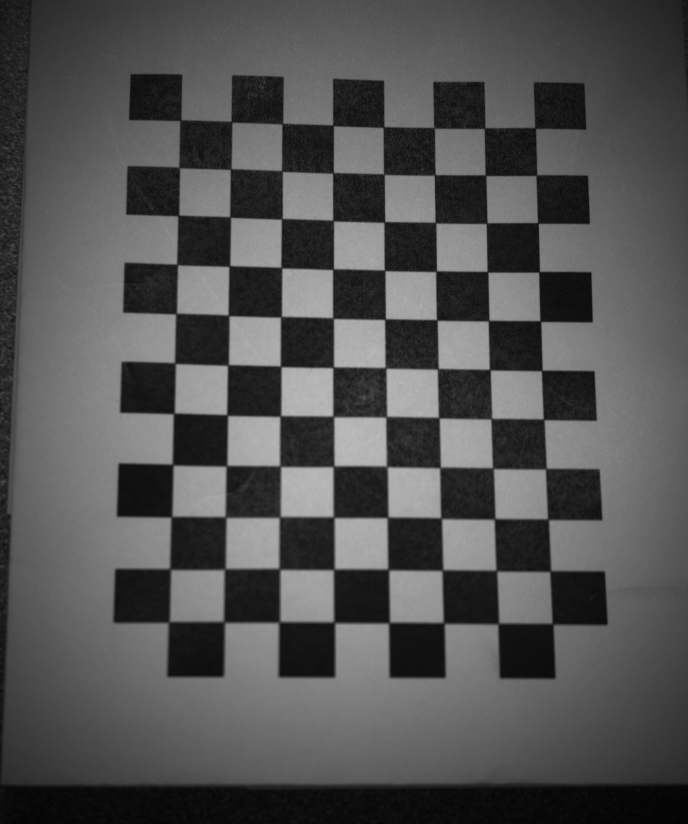
#> input picture Python/Camera - GUI/CapturedImages/LeftCamera/left_image_1.jpg, 2062 x 2472 px, found by its file name (shown at 1/3 size)
$ python demo.py
#> lines starting #> are read from the running program, lines starting #| are printed output that depends on the picture
import cv2
import numpy as np
import json
import os


def load_calibration_data(filepath):
    with open(filepath, "r") as file:
#> (reads Python/Camera - GUI/calibration_data_leftcamera.json from the repository)
        data = json.load(file)
    return data


def rectify_image(image_path, calibration_data_path):
    # Load calibration data
    calibration_data = load_calibration_data(calibration_data_path)
    camera_matrix = np.array(calibration_data["camera_matrix"])
    dist_coeffs = np.array(calibration_data["distortion_coefficients"])

    print("Camera Matrix:", camera_matrix)
    print("Distortion Coefficients:", dist_coeffs)

    # Load image
    img = cv2.imread(image_path, cv2.IMREAD_GRAYSCALE)
#> img is the input picture: shape (2472, 2062); min 2, max 194, mean 82.4
    if img is None:
        print(f"Failed to load image at {image_path}")
        return

    # Get image size
    h, w = img.shape[:2]
#> h = 2472; w = 2062

    # Get the optimal new camera matrix
    new_camera_matrix, roi = cv2.getOptimalNewCameraMatrix(
        camera_matrix, dist_coeffs, (w, h), 1, (w, h)
    )
#> roi = (92, 50, 1921, 2387)

    print("New Camera Matrix:", new_camera_matrix)
#| New Camera Matrix: [[4.59571525e+03 0.00000000e+00 1.56597476e+03]
#|  [0.00000000e+00 4.81773405e+03 1.55732311e+03]
#|  [0.00000000e+00 0.00000000e+00 1.00000000e+00]]
    print("ROI:", roi)
#| ROI: (92, 50, 1921, 2387)

    # Undistort the image alone for comparison
    undistorted_img = cv2.undistort(
        img, camera_matrix, dist_coeffs, None, new_camera_matrix
    )
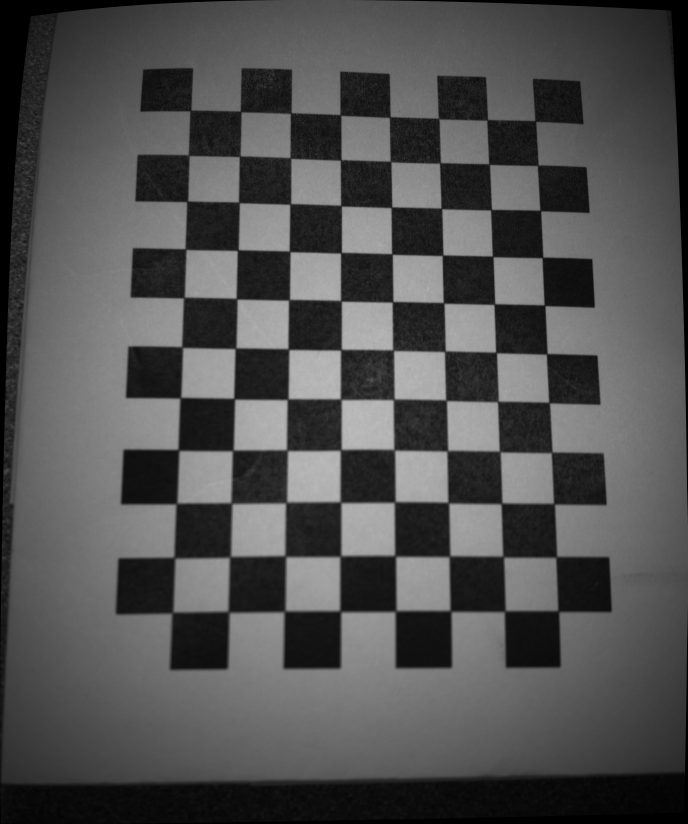
#> undistorted_img: shape (2472, 2062) (shown at 1/3 size); min 0, max 192, mean 80.5

    # Undistort and rectify the image
    map1, map2 = cv2.initUndistortRectifyMap(
        camera_matrix, dist_coeffs, None, new_camera_matrix, (w, h), 5
    )
    rectified_img = cv2.remap(img, map1, map2, cv2.INTER_LINEAR)

    # Display the original, undistorted, and rectified images
    cv2.namedWindow("Original Image", cv2.WINDOW_NORMAL)
    cv2.resizeWindow("Original Image", 600, 800)
    cv2.imshow("Original Image", img)

    cv2.namedWindow("Undistorted Image", cv2.WINDOW_NORMAL)
    cv2.resizeWindow("Undistorted Image", 600, 800)
    cv2.imshow("Undistorted Image", undistorted_img)

    cv2.namedWindow("Rectified Image", cv2.WINDOW_NORMAL)
    cv2.resizeWindow("Rectified Image", 600, 800)
    cv2.imshow("Rectified Image", rectified_img)

    cv2.waitKey(0)
    cv2.destroyAllWindows()


if __name__ == "__main__":
    # Path to the calibration data and image
    calibration_data_path = "Camera - GUI\calibration_data_leftcamera.json"
    image_path = "Camera - GUI\CapturedImages\LeftCamera\left_image_1.jpg"

    rectify_image(image_path, calibration_data_path)
